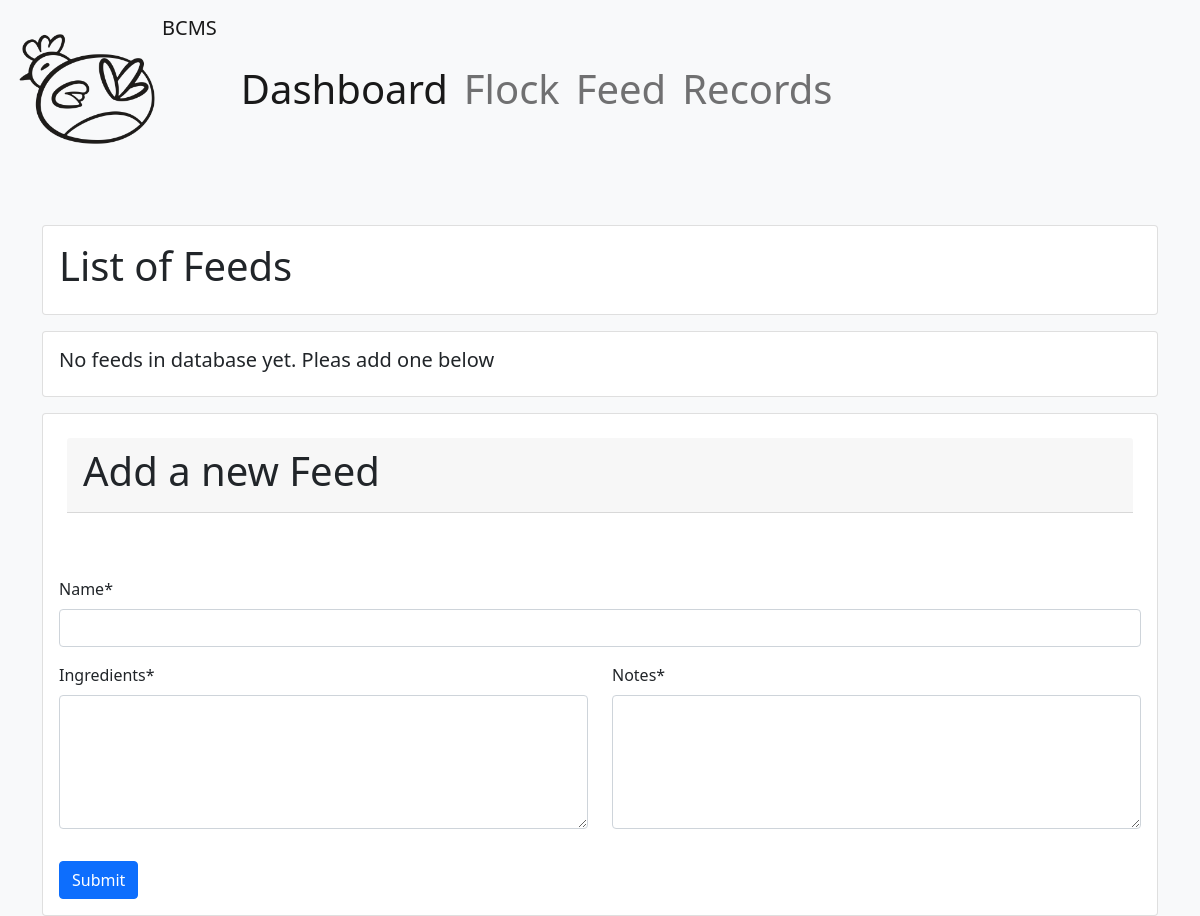
Before: /feed/ with the older database file.
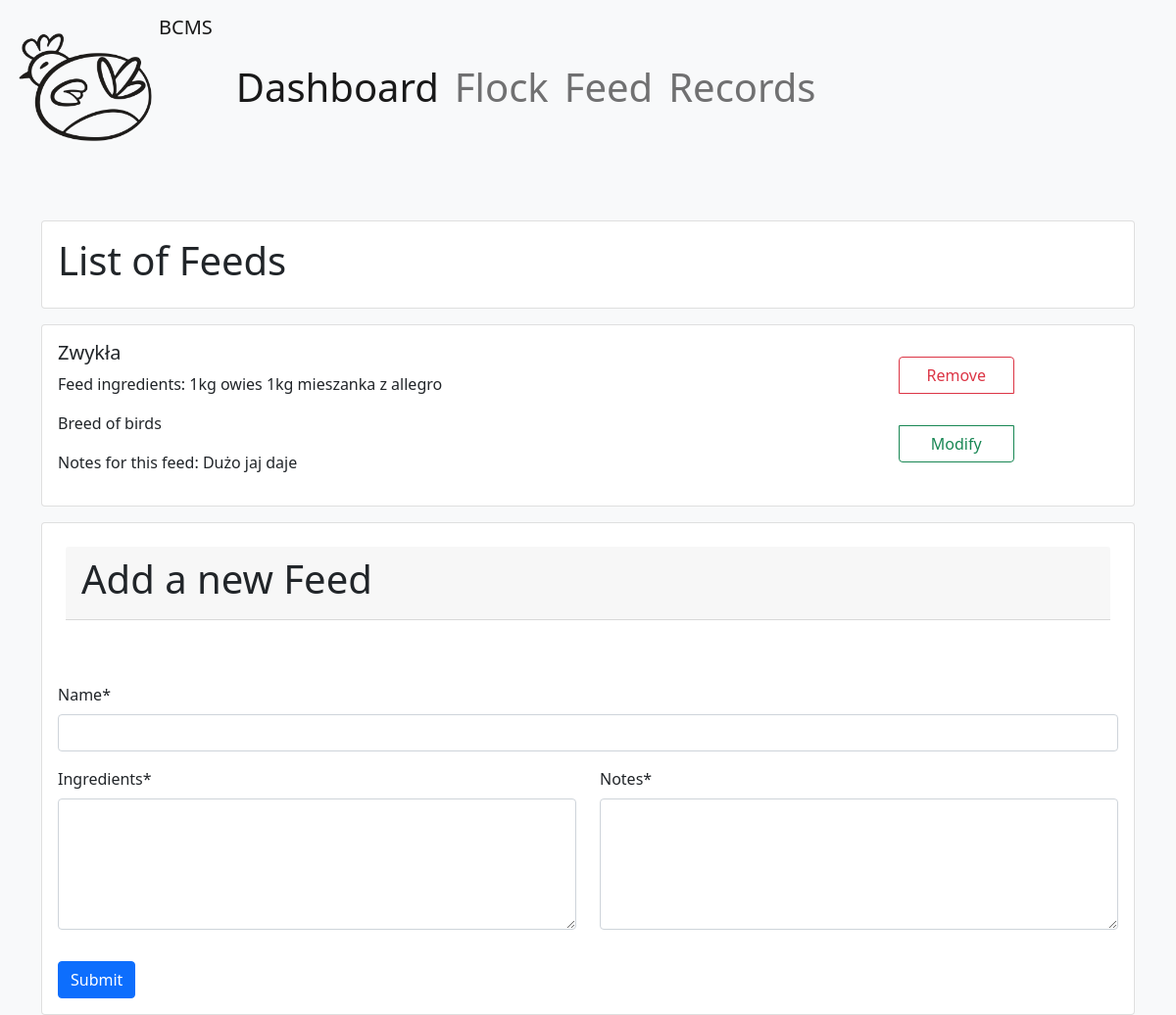
After: the same page with the newer database file.
### home/models.py (models this page shows, shortened)
class Feed(models.Model):
    name = models.CharField(max_length=64)
    ingredients = models.CharField(max_length=255)
    notes = models.CharField(max_length=255)

### home/views.py (the view, shortened to what this page needs)
# urls.py: path('feed/', FeedView.as_view(), name='feed'),
class FeedView(View):
    def get(self, request):
        form = FeedForm()
        feed_list = Feed.objects.all
        ctx = {
            'form': form,
            'feed_list': feed_list
        }
        return render(request, 'home/feed-view.html', ctx)

### home/forms.py
class FeedForm(forms.ModelForm):
    class Meta:
        model = Feed
        fields = {'name', 'ingredients', 'notes'}
        widgets = {
            'notes': forms.Textarea(attrs={'rows': 5}),
            'ingredients': forms.Textarea(attrs={'rows': 5})
        }

### home/templates/home/feed-view.html (shortened to what this page needs)
{% extends 'base.html' %}
{% load crispy_forms_filters %}
{% load static %}
{% block content %}
    <body class="bg-light">
    <div class="card mb-3 ">
        <div class="card-body">
            <h1> List of Feeds </h1>
        </div>
    </div>
    {% for feed in feed_list %}
        <div class="card mb3">
            <div class="row">
                <div class="col-9">
                    <div>
                        <div class="card-body mb-3">
                            <h5 class="card-title">{{ feed.name }}</h5>
                            <p class="card-text">Feed ingredients: {{ feed.ingredients}} </p>
                            <p class="card-text">Breed of birds {{ feed.breed }}</p>
                            <p class="card-text">Notes for this feed: {{ feed.notes }}</p>
                        </div>
                    </div>
                </div>
                <div class="col-3 card-body  ">
                    <div class="btn-group-vertical ">
                        <a href="#" class="btn btn-outline-danger m-3 ">Remove</a>
                        <a href="#" class="btn btn-outline-success m-3">Modify</a>
                    </div>
                </div>
            </div>
        </div>
        </div>
    {% empty %}
        <div class="card mb-3">
            <div class="card-body">
                <h5> No feeds in database yet. Pleas add one below </h5>
            </div>
        </div>
    {% endfor %}
    <form action="" method="post">
        <div class="card mt-3">
            <div class="card-body mb-3">
                <div class="card-header mb-3" style="height: 75px; margin: 8px; align-content: center">
                    <h1>Add a new Feed</h1>
                </div>
            </div>
            <div class="card-body">
                <div class="mb-3 ">
                        {{ form.name|as_crispy_field }}
                    </div>
                <div class="row">
                    <div class="mb-3 col-sm-6">
                        {{ form.ingredients|as_crispy_field }}
                    </div>
                    <div class="mb-3 col-sm-6">
                        {{ form.notes|as_crispy_field }}
                    </div>
                </div>
                    <input class="btn btn-primary" type="submit" value="Submit">
            </div>
        </div>
    </form>
    </body>
{% endblock %}

Changed rows visible on the page:
added Feed: name "Zwykła", ingredients "1kg owies 1kg mieszanka z allegro", notes "Dużo jaj daje"
Other visible differences:
text no longer shown: "No feeds in database yet. Pleas add one below"
